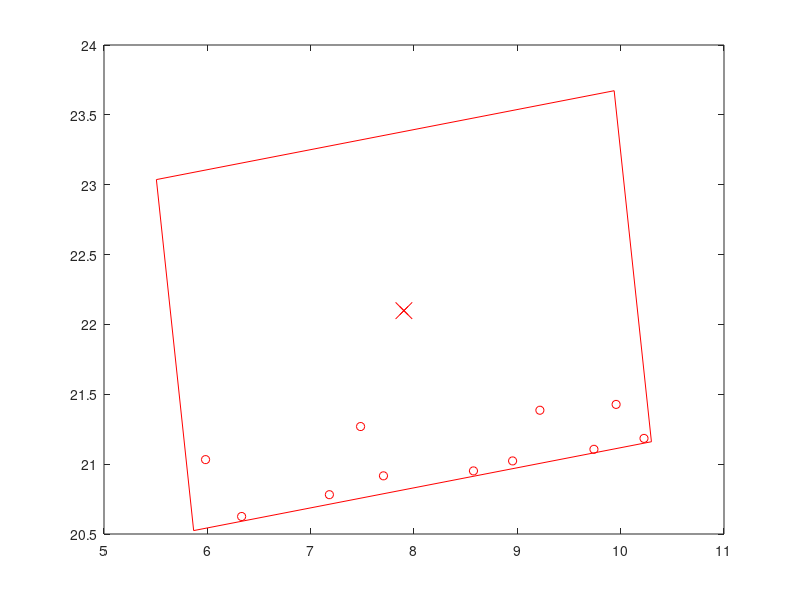

This figure's MATLAB source: (Note: this script raises an error after producing the figure.)
close all;
figure;
Targets_x = [5.982727307898373,6.331768156558033,7.181134550632348,7.482902505523959,7.704485237861957,8.575470157884387,8.954094896111089,9.218260437754378,9.741296273588938,9.955837751412188,10.225801492351119,];
Targets_y = [
21.032438417496607,20.625288839193267,20.781406735977786,21.2691627083545,20.916364073776013,20.95165620713428,21.0231032477121,21.385805433881494,21.106195752223684,21.427586804568406,21.184295590777875,];
center_x = [7.902286360389227];
center_y = [22.09858297840011];
image_corners_x = [9.936954757334561,5.506968446292532,5.867617963443893,10.297604274485922,9.936954757334561];
image_corners_y = [23.6726954217616,23.03675010651803,20.52447053503862,21.160415850282188,23.6726954217616];
plot(Targets_x, Targets_y,'ro',center_x,center_y,'rx',image_corners_x,image_corners_y,'r');
hold on;

plot(center_x,center_y,'rx','MarkerSize',12);
labs1 = ['C1'];
labelpoints(center_x,center_y,labs1,'NE',0.3,1)
axis equal;
axis tight;
hold on;
Targets_x = [8.884138811735289,9.074884493878368,9.540676618542756,9.897497836955703,10.471550850039176,10.739494160960472,10.880869471647234,11.042967431417681,11.361765738794432,11.363597483622721,12.087263490886535,12.365467044856542,12.520761658333972,12.674385262000051,12.905962370160658,13.115933251490645,];
Targets_y = [
20.858235340391936,20.963276004666113,21.09267125133245,21.493198476716884,21.161110516873357,21.54927900206011,20.893088315081798,21.256271090914293,21.669630401717985,21.026650476336183,21.11278298154271,20.849479930431038,21.65684712745909,20.8821683419993,21.727321777452765,21.31622022217678,];
center_x = [10.902286360389226];
center_y = [22.09858297840011];
image_corners_x = [13.144704245979284,8.669335379230635,8.659868474799168,13.135237341547818,13.144704245979284];
image_corners_y = [23.359244509604814,23.375937817752295,20.837921447195406,20.821228139047925,23.359244509604814];
plot(Targets_x, Targets_y,'bo',center_x,center_y,'bx',image_corners_x,image_corners_y,'b');
hold on;
plot(center_x,center_y,'bx','MarkerSize',12);
labs1 = ['C2'];
labelpoints(center_x,center_y,labs1,'NE',0.3,1)
axis equal;
axis tight;
hold on;

Targets_x = [11.918973827320004,12.135084367214644,12.460979709062391,12.719504472520418,12.828872881734746,13.191848261576224,13.423702805510056,13.521810235002226,13.856775046551958,13.915702098581436,14.258110268895274,14.339580364611253,14.577473957490978,14.847071234310395,15.111027479147639,15.540722993003689,15.73719027939946,15.816605620922076,16.162025836216944,];
Targets_y = [
20.92048754019294,21.485954296392244,21.19938833835071,22.066599657548448,21.218776455971017,22.147328138338068,21.69418400054181,22.1204572019364,21.65625892655381,22.048901611916676,21.85323377623957,21.287447923111042,22.148367765951456,21.958249791705317,21.610297885218866,21.563537393165255,21.081388644739462,21.73960143536074,21.212676862765683,];
center_x = [13.902286360389226];
center_y = [22.09858297840011];
image_corners_x = [16.004200737702114,11.550536339807541,11.800371983076339,16.25403638097091,16.004200737702114];
image_corners_y = [23.58170853624036,23.141165018609712,20.61545742055986,21.056000938190508,23.58170853624036];
plot(Targets_x, Targets_y,'go',center_x,center_y,'gx',image_corners_x,image_corners_y,'g');
hold on;
plot(center_x,center_y,'gx','MarkerSize',12);
labs1 = ['C3'];
labelpoints(center_x,center_y,labs1,'NE',0.3,1)
axis equal;
axis tight;
hold on;

Targets_x = [14.723301100410982,15.129337865584143,15.28098010060315,15.4256959105981,15.670282353157035,15.90018377103513,];
Targets_y = [
21.7891010958262,21.758830500261993,21.365188156967385,21.91486096835585,21.449156451544816,22.358246058595956,];
center_x = [16.902286360389226];
center_y = [22.09858297840011];
image_corners_x = [19.1420466456902,14.666652560870334,14.66252607508825,19.13792015990812,19.1420466456902];
image_corners_y = [23.36396012939584,23.37123649932491,20.833205827404385,20.825929457475308,23.36396012939584];
plot(Targets_x, Targets_y,'mo',center_x,center_y,'mx',image_corners_x,image_corners_y,'m');
hold on;
plot(center_x,center_y,'mx','MarkerSize',12);
labs1 = ['C4'];
labelpoints(center_x,center_y,labs1,'NE',0.3,1)
axis equal;
axis tight;
hold on;

Targets_x = [5.773159583267661,5.766819010180298,6.274540308404074,6.5965112197222115,7.051512660334235,7.395800429104086,7.661667656033643,7.8690471776483015,8.073983552611839,8.508684201956974,8.648704694628089,9.035252011662516,9.0152030930816,9.271123610323395,9.752620770371747,9.949830187778028,10.052381052006224,];
Targets_y = [
21.275662281006024,21.6824906807324,21.429410827745624,21.055738488544137,20.934312634668814,21.143669890015474,21.542073755154437,21.223089153009234,21.043931211876934,21.073665113172172,21.182197365336663,20.796600582715413,21.27024484886352,21.57876914166155,21.281209988279684,21.58090237459894,21.028847420897996,];
center_x = [8.041380508896228];
center_y = [20.646787794864878];
image_corners_x = [10.173389679702717,5.711597964889666,5.9093713380897395,10.37116305290279,10.173389679702717];
image_corners_y = [22.08631631680204,21.737575935392577,19.20725927292771,19.555999654337175,22.08631631680204];
plot(Targets_x, Targets_y,'bo',center_x,center_y,'bx',image_corners_x,image_corners_y,'b');
hold on;
plot(center_x,center_y,'bx','MarkerSize',12);
labs1 = ['C5'];
labelpoints(center_x,center_y,labs1,'NE',0.3,1)
axis equal;
axis tight;
hold on;

Targets_x = [9.014735165729986,9.626838122453755,9.903011768661273,10.069963335568561,10.231896362248055,10.475107664561362,10.560989532848247,10.839203150889494,11.147563323143942,11.297178717352415,11.571221898351551,11.747305055548436,11.871583858758093,12.132431507384322,12.350977748039384,12.415724362311812,12.731531507164446,12.758118457017662,13.057765296235377,13.149097757134973,];
Targets_y = [
21.724136716804647,21.36665389502107,21.712548000654504,21.073217464679193,21.41105376503232,20.80529530240729,21.1687799560533,20.89284468357539,20.76908621967321,21.21271797696343,20.953717724741672,21.706052316522655,20.961120002265556,21.75968696210416,21.357059352404306,21.724848528315327,21.31341819543014,21.65596127371699,21.460322088464306,20.96931078954272,];
center_x = [11.041380508896228];
center_y = [20.646787794864878];
image_corners_x = [13.283536137343166,8.808163895309631,8.799224880449291,13.274597122482826,13.283536137343166];
image_corners_y = [21.907915705783232,21.92367816865363,19.385659883946524,19.369897421076125,21.907915705783232];
plot(Targets_x, Targets_y,'yo',center_x,center_y,'yx',image_corners_x,image_corners_y,'y');
hold on;
plot(center_x,center_y,'yx','MarkerSize',12);
labs1 = ['C6'];
labelpoints(center_x,center_y,labs1,'NE',0.3,1)
axis equal;
axis tight;
hold on;

Targets_x = [12.207582015089864,12.57583492801218,12.91775590630288,12.979538836793704,13.38281028973756,13.608586257321647,13.930382553283883,14.067792612215756,14.16237270978395,14.384626601151243,14.749357437856768,];
Targets_y = [
21.75295875289688,21.71278262031504,21.837429488344057,21.393622679055774,21.882414527189656,21.6087591859144,21.555624576896147,21.20108687185276,21.67117679438927,21.27482744042053,21.1119572951452,];
center_x = [14.041380508896228];
center_y = [20.646787794864878];
image_corners_x = [16.27172004135168,11.796394561424261,11.811040976440776,16.286366456368196,16.27172004135168];
image_corners_y = [21.928696933548252,21.902870421735802,19.3648786561815,19.390705167993953,21.928696933548252];
plot(Targets_x, Targets_y,'ko',center_x,center_y,'kx',image_corners_x,image_corners_y,'k');
hold on;
plot(center_x,center_y,'kx','MarkerSize',12);
labs1 = ['C7'];
labelpoints(center_x,center_y,labs1,'NE',0.3,1)
axis equal;
axis tight;
hold on;

Targets_x = [14.853812206463019,15.129044063600526,15.695993025796875,];
Targets_y = [
21.851212255581427,21.3183687028368,21.086011487858304,];
center_x = [17.04138050889623];
center_y = [20.646787794864878];
image_corners_x = [19.278417803112223,14.803018412801956,14.804343214680234,19.279742604990503,19.278417803112223];
image_corners_y = [21.91697266887352,21.91463660156149,19.376602920856236,19.378938988168265,21.91697266887352];
plot(Targets_x, Targets_y,'ro',center_x,center_y,'rx',image_corners_x,image_corners_y,'r');
hold on;
plot(center_x,center_y,'rx','MarkerSize',12);
labs1 = ['C8'];
labelpoints(center_x,center_y,labs1,'NE',0.3,1)
axis equal;
axis tight;


set(gca,'XTickLabel',[0.4 2.5 5 7.5 10 12.5 15] );
set(gca,'YTickLabel',[0.5 1 1.5 2 2.5 3 3.5 4 4.5] );